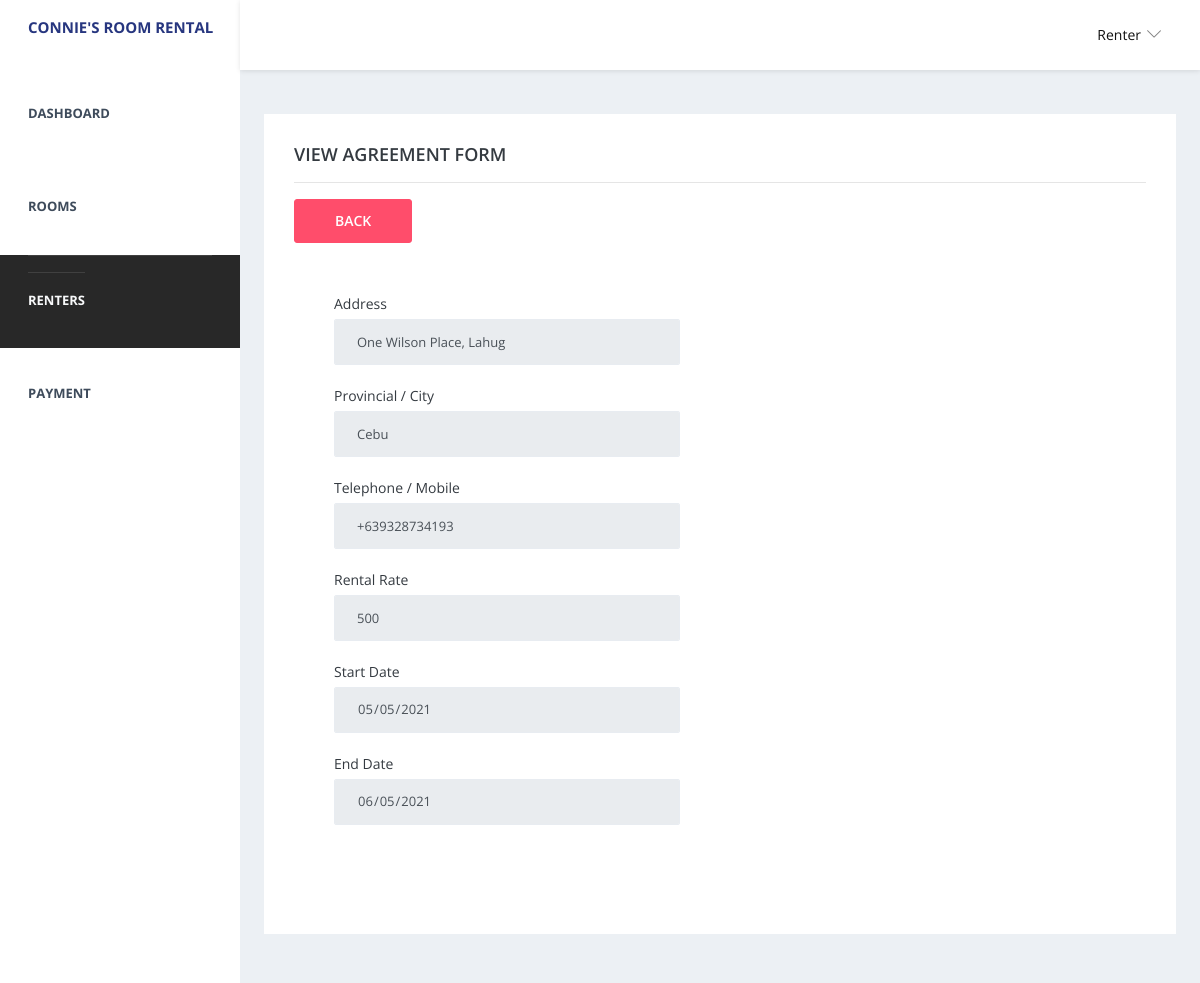
/login/owner_view_agreement.php?viewBookID=17, run on the app's committed database.
### tables this page shows
CREATE TABLE `agreement_details` (
  `agreement_id` int(11) NOT NULL,
  `booking_id` int(11) NOT NULL,
  `address` varchar(250) NOT NULL,
  `city` varchar(250) NOT NULL,
  `contactNumber` varchar(250) NOT NULL,
  `rentalRate` float NOT NULL,
  `checkedInDate` date NOT NULL,
  `checkedOutDate` date NOT NULL
);

### login/owner_view_agreement.php (the view, shortened to what this page needs)
<!DOCTYPE html>
<html lang="en">
  <head>
    <link rel="stylesheet" href="vendors/simple-line-icons/css/simple-line-icons.css">
    <link rel="stylesheet" href="vendors/flag-icon-css/css/flag-icon.min.css">
    <link rel="stylesheet" href="vendors/css/vendor.bundle.base.css">
    <link rel="stylesheet" href="./vendors/daterangepicker/daterangepicker.css">
    <link rel="stylesheet" href="./vendors/chartist/chartist.min.css">
    <link rel="stylesheet" href="./css/style.css">
   </head>
  <body>
  <?php
  $conn = db();
  ?>
    <div class="container-scroller">
      <nav class="navbar default-layout-navbar col-lg-12 col-12 p-0 fixed-top d-flex flex-row">
        <div class="navbar-brand-wrapper d-flex align-items-center" style="background-color:white">
          <a class="navbar-brand brand-logo" href="#index.html">
              <p style="font-weight: bold">CONNIE'S ROOM RENTAL</p>
          </a>
        </div>
        <div class="navbar-menu-wrapper d-flex align-items-center flex-grow-1">
          <ul class="navbar-nav navbar-nav-right ml-auto">
            <li class="nav-item dropdown d-none d-xl-inline-flex user-dropdown">
              <a class="nav-link dropdown-toggle" id="UserDropdown" href="#" data-toggle="dropdown" aria-expanded="false">
                <span class="font-weight-normal"> Renter </span> </a>
            </li>
          </ul>
        </div>
      </nav>
      <div class="container-fluid page-body-wrapper">
          <nav class="sidebar sidebar-offcanvas" id="sidebar" style="background-color:white">
          <ul class="nav">
            <li class="nav-item nav-category"><a class="nav-link" href="owner_dashboard.php"><span class="nav-link text-dark">DASHBOARD</span></a></li>
            <li class="nav-item nav-category"><a class="nav-link" href="owner_view_room.php"><span class="nav-link text-dark">ROOMS</span></a></li>
            <li class="nav-item nav-category active"><a class="nav-link" href="owner_view_renter.php"><span class="nav-link text-light">RENTERS</span></a></li>
            <li class="nav-item nav-category"><a class="nav-link" href="owner_payment.php"><span class="nav-link text-dark">PAYMENT</span></a></li>
          </ul>
        </nav>
        <div class="main-panel">
          <div class="content-wrapper">
             <div class="row">
              <div class="col-lg-12 grid-margin stretch-card">
                <div class="card">
                  <div class="card-body">
                  <h4 class="card-title">VIEW AGREEMENT FORM</h4>
                    <hr>
                    <h4 class="card-description"><a href="owner_view_renter.php" class="btn btn-danger btn-md">BACK</a></h4>
              <?php
              $book_id = $_GET['viewBookID'];
              $sqlGetAgreement = "SELECT * FROM agreement_details a
              JOIN booking_details b
              ON a.booking_id = b.booking_id
              WHERE a.booking_id = '$book_id' ";
              $resultGetAgreement = mysqli_query($conn,$sqlGetAgreement);
              while($row = mysqli_fetch_assoc($resultGetAgreement)) {
                $address = $row['address'];
                $city = $row['city'];
                $contactNumber = $row['contactNumber'];
                $rental_rate = $row['rentalRate'];
                $checkedInDate = $row['checkedInDate'];
                $checkedOutDate = $row['checkedOutDate'];
              }
              ?>
              <div class="col-md-6 grid-margin stretch-card">
                <div class="card">
                 <div class="card-body">
                     <div class="form-group">
                        <label for="exampleInputEmail1">Address</label>
                        <input type="text" class="form-control" id="exampleInputEmail1" value="<?php echo $address?>" disabled>
                      </div>
                      <div class="form-group">
                        <label for="exampleInputPassword1">Provincial / City</label>
                        <input type="text" class="form-control" id="exampleInputPassword1" value="<?php echo $city?>" disabled>
                      </div>
                      <div class="form-group">
                        <label for="exampleInputConfirmPassword1">Telephone / Mobile</label>
                        <input type="text" class="form-control" id="exampleInputConfirmPassword1" value="<?php echo $contactNumber?>" disabled>
                      </div>
                       <div class="form-group">
                        <label for="exampleInputConfirmPassword1">Rental Rate</label>
                        <input type="text" class="form-control" id="exampleInputConfirmPassword1" value="<?php echo $rental_rate?>" disabled>
                      </div>
                       <div class="form-group">
                        <label for="exampleInputConfirmPassword1">Start Date</label>
                        <input type="date" class="form-control" id="exampleInputConfirmPassword1" value="<?php echo $checkedInDate?>" disabled>
                      </div>
                      <div class="form-group">
                        <label for="exampleInputConfirmPassword1">End Date</label>
                        <input type="date" class="form-control" id="exampleInputConfirmPassword1" value="<?php echo $checkedOutDate?>" disabled>
                      </div>
                  </div>
                </div>
              </div>
                  </div>
                </div>
              </div>
            </div>
          </div>
          <footer class="footer">
          </footer>
        </div>
      </div>
    </div>
  </body>
</html>

### data on the page
agreement_details: address "One Wilson Place, Lahug", city "Cebu", contactNumber "+639328734193", rentalRate "500", checkedInDate "05/05/2021", checkedOutDate "06/05/2021"
